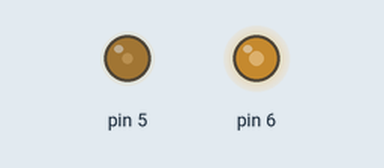
This sketch was run on a simulated Arduino Uno, built with avr-gcc and run on an emulated ATmega328P. Parts: output pins drawn as LEDs (lit = HIGH).

Above: at 0.1 s.
At 1.1 s:
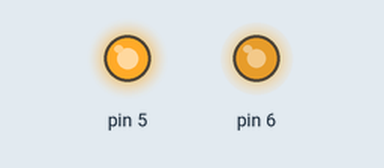
Timing chart, 0 to 2.6 s (numbered marks = the images above):
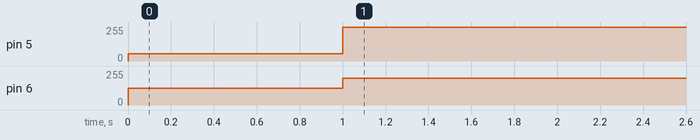

The sketch:

circularShakeMotors.ino
```cpp
int Xpos = 0;
int Ypos = 0;
int increment = 7;
int circles;
void setup() {
  pinMode(6,OUTPUT);
  pinMode(5,OUTPUT);
  analogWrite(6,127);
  analogWrite(5,54);
  delay(1000);
  circles = 0;
}

void loop() {
  analogWrite(5,255);
  analogWrite(6,200);
  delay(1000);
//  while (circles < 30){
//    for (int i=1;i <= 40;i++) {
//       if (i <=10){
//         Xpos = Xpos + increment;
//         Ypos = Ypos + increment;
//         analogWrite(5, Xpos);
//         analogWrite(6, Ypos);
//         delay(100);
//      }
//       else if ((i >10) && (i<=20)){
//         Xpos = Xpos + increment;
//         Ypos = Ypos - increment;
//         analogWrite(5, Xpos);
//         analogWrite(6, Ypos);
//        delay(100);
//      }
//       else if ((i >20) && (i<=30)){
//         Xpos = Xpos - increment;
//         Ypos = Ypos - increment;
//         analogWrite(5, Xpos);
//         analogWrite(6, Ypos);
//         delay(100);
//      }
//       else if ((i > 30) && (i<=40)){
//         Xpos = Xpos - increment;
//         Ypos = Ypos + increment;
//         analogWrite(5, Xpos);
//         analogWrite(6, Ypos);
//         delay(100);
//      }
//    }
//    circles++;
//  }
//  analogWrite(5,0);
//  analogWrite(6,0);
}
```

Measured:
- by itself, pin 5: 54/255 → 255/255 at 1.0 s
- by itself, pin 6: 127/255 → 200/255 at 1.0 s
